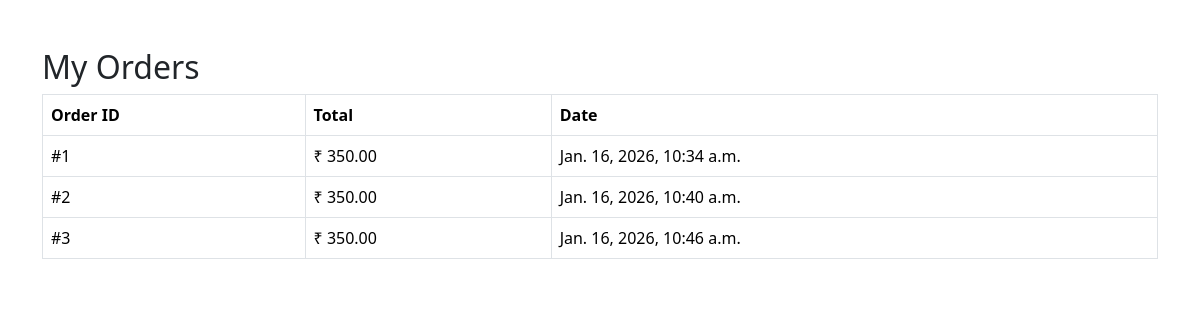
/my-orders/ (signed in), run on the app's committed database.
### orders/models.py (models this page shows, shortened)
class Order(models.Model):
    STATUS_CHOICES = [
        ('pending', 'Pending'),
        ('shipped', 'Shipped'),
        ('delivered', 'Delivered'),
    ]
    user = models.ForeignKey(
        User,
        on_delete=models.CASCADE,
        null=True,
        blank=True
    )
    full_name = models.CharField(max_length=100)
    address = models.TextField()
    city = models.CharField(max_length=50)
    phone = models.CharField(max_length=15)
    total_amount = models.DecimalField(max_digits=10, decimal_places=2)
    status = models.CharField(
        max_length=20,
        choices=STATUS_CHOICES,
        default='pending'
    )
    created_at = models.DateTimeField(auto_now_add=True)

### orders/views.py (the view)
# urls.py: path('my-orders/', views.my_orders, name='my_orders'),
@login_required
def my_orders(request):
    orders = Order.objects.filter(user=request.user)
    return render(request, 'orders/my_orders.html', {'orders': orders})

### templates/orders/my_orders.html (shortened to what this page needs)
<!DOCTYPE html>
<html>
<head>
    <link rel="stylesheet"
     href="https://cdn.jsdelivr.net/npm/bootstrap@5.3.2/dist/css/bootstrap.min.css">
</head>
<body class="container mt-5">
<h2>My Orders</h2>
<table class="table table-bordered">
    <tr>
        <th>Order ID</th>
        <th>Total</th>
        <th>Date</th>
    </tr>
    {% for order in orders %}
    <tr>
        <td>#{{ order.id }}</td>
        <td>₹ {{ order.total_amount }}</td>
        <td>{{ order.created_at }}</td>
    </tr>
    {% empty %}
    <tr>
        <td colspan="3">No orders found.</td>
    </tr>
    {% endfor %}
</table>
</body>
</html>

### data on the page
Order: id "1", total_amount "350.00", created_at "Jan. 16, 2026, 10:34 a.m."
Order: id "2", total_amount "350.00", created_at "Jan. 16, 2026, 10:40 a.m."
Order: id "3", total_amount "350.00", created_at "Jan. 16, 2026, 10:46 a.m."
